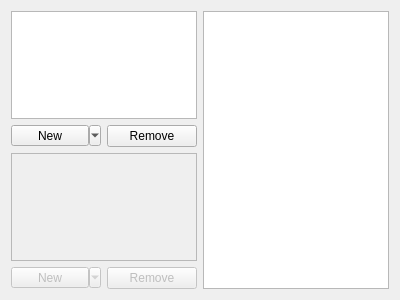
<?xml version="1.0" encoding="UTF-8"?>
<ui version="4.0">
 <class>MeshManager</class>
 <widget class="QWidget" name="MeshManager">
  <property name="geometry">
   <rect>
    <x>0</x>
    <y>0</y>
    <width>400</width>
    <height>300</height>
   </rect>
  </property>
  <property name="windowTitle">
   <string>Meshes</string>
  </property>
  <layout class="QGridLayout" name="meshManagerLayout">
   <item row="0" column="0">
    <widget class="QListWidget" name="meshList">
     <property name="movement">
      <enum>QListView::Free</enum>
     </property>
    </widget>
   </item>
   <item row="0" column="1" rowspan="4">
    <widget class="QPropertyEditorWidget" name="meshProperties"/>
   </item>
   <item row="1" column="0">
    <layout class="QHBoxLayout" name="meshButtons">
     <item>
      <widget class="QToolButton" name="createMeshButton">
       <property name="sizePolicy">
        <sizepolicy hsizetype="Minimum" vsizetype="Fixed">
         <horstretch>0</horstretch>
         <verstretch>0</verstretch>
        </sizepolicy>
       </property>
       <property name="text">
        <string>New</string>
       </property>
       <property name="popupMode">
        <enum>QToolButton::MenuButtonPopup</enum>
       </property>
       <property name="toolButtonStyle">
        <enum>Qt::ToolButtonTextOnly</enum>
       </property>
      </widget>
     </item>
     <item>
      <widget class="QPushButton" name="deleteMeshButton">
       <property name="text">
        <string>Remove</string>
       </property>
      </widget>
     </item>
    </layout>
   </item>
   <item row="2" column="0">
    <widget class="QListWidget" name="modifierList">
     <property name="enabled">
      <bool>false</bool>
     </property>
    </widget>
   </item>
   <item row="3" column="0">
    <layout class="QHBoxLayout" name="modifierButtons">
     <item>
      <widget class="QToolButton" name="createModifierButton">
       <property name="enabled">
        <bool>false</bool>
       </property>
       <property name="sizePolicy">
        <sizepolicy hsizetype="Minimum" vsizetype="Fixed">
         <horstretch>0</horstretch>
         <verstretch>0</verstretch>
        </sizepolicy>
       </property>
       <property name="text">
        <string>New</string>
       </property>
       <property name="popupMode">
        <enum>QToolButton::MenuButtonPopup</enum>
       </property>
       <property name="toolButtonStyle">
        <enum>Qt::ToolButtonTextOnly</enum>
       </property>
      </widget>
     </item>
     <item>
      <widget class="QPushButton" name="deleteModifierButton">
       <property name="enabled">
        <bool>false</bool>
       </property>
       <property name="text">
        <string>Remove</string>
       </property>
      </widget>
     </item>
    </layout>
   </item>
  </layout>
  <action name="actionBox">
   <property name="text">
    <string>Box</string>
   </property>
  </action>
  <action name="actionCone">
   <property name="text">
    <string>Cone</string>
   </property>
  </action>
  <action name="actionCylinder">
   <property name="text">
    <string>Cylinder</string>
   </property>
  </action>
  <action name="actionTube">
   <property name="text">
    <string>Tube</string>
   </property>
  </action>
  <action name="actionCapsule">
   <property name="text">
    <string>Capsule</string>
   </property>
  </action>
  <action name="actionDisk">
   <property name="text">
    <string>Disk</string>
   </property>
  </action>
 </widget>
 <customwidgets>
  <customwidget>
   <class>QPropertyEditorWidget</class>
   <extends>QTreeView</extends>
   <header>QPropertyEditor/QPropertyEditorWidget.h</header>
   <slots>
    <slot>addObject(QObject*)</slot>
    <slot>setObject(QObject*)</slot>
    <slot>updateObject(QObject*)</slot>
    <slot>removeObject(QObject*)</slot>
    <slot>setObject(QListWidgetItem*)</slot>
   </slots>
  </customwidget>
 </customwidgets>
 <resources/>
 <connections/>
</ui>
